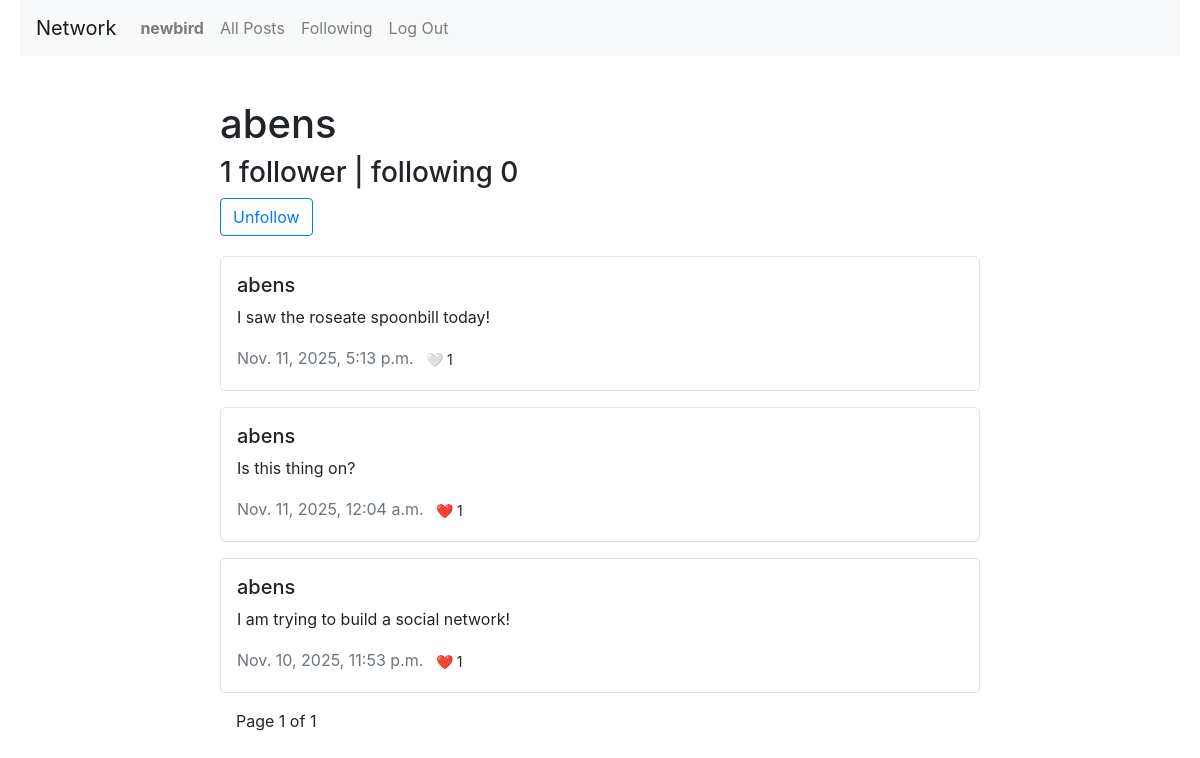
Screenshot of /profile/abens/ (signed in) with the database file from the repository.
### network/models.py (models this page shows, shortened)
class User(AbstractUser):
    following = models.ManyToManyField('self', symmetrical=False, related_name="followers")
    def follower_count(self):
        return self.followers.count()
    def following_count(self):
        return self.following.count()
    def is_following(self, user):
        return self.following.filter(id=user.id).exists()

class Post(models.Model):
    content = models.TextField(max_length=500)
    created = models.DateTimeField(auto_now_add=True)
    modified = models.DateTimeField(auto_now=True)
    is_deleted = models.BooleanField(default=False) #Soft delete
    like = models.ManyToManyField(User, related_name="liked_posts", blank=True)
    parent = models.ForeignKey('self', on_delete=models.CASCADE, related_name="replies", null=True, blank=True) # Allows threads
    user = models.ForeignKey(User, on_delete=models.CASCADE, related_name="posts")
    def like_count(self):
        return self.like.count()
    class Meta:
        ordering = ['-created'] # Sort by most recently created

### network/views.py (the view)
# urls.py: path("profile/<str:username>/",views.profile, name="profile"),
def profile(request, username):
    page_number = request.GET.get('page', 1)
    try:
        profile_user = User.objects.get(username=username)
        posts = Post.objects.filter(user=profile_user)
        p = Paginator(posts,10)
        try:
            page = p.page(int(page_number))
        except:
            page = p.page(1)
        is_following = False
        if request.user.is_authenticated:
            is_following = request.user.is_following(profile_user)
        return render(request, "network/profile.html", {
            "profile_user": profile_user,
            "page": page,
            "is_following": is_following
        })
    except User.DoesNotExist:
        return render(request, "network/error.html", {
            "message": f"User {username} was not found."
        })

### network/templates/network/profile.html (shortened to what this page needs)
{% extends "network/layout.html" %}
{% block body %}
    <div class="container mt-4">
        <h1>{{ profile_user.username }}</h1>
        <h3 id="followers">{{ profile_user.follower_count }} follower{{ profile_user.follower_count|pluralize }} | following {{ profile_user.following_count }}</h3>
        {% if user.is_authenticated and user != profile_user %}
            <button id="follow-btn"
                    data-username="{{ profile_user.username }}"
                    class="btn {% if is_following %}btn-outline-primary{% else %}btn-primary{% endif %}">
                {% if is_following %}Unfollow{% else %}Follow{% endif %}
            </button>
        {% endif %}
        <div class="posts">
            {% for post in page %}
                <div class="post mb-3 p-3 border">
                    <h5>{{ post.user.username }}</h5>
                    <p>{{ post.content }}</p>
                    <span class="username text-muted">{{ post.created }}</span>
                    {% if user.is_authenticated %}
                        <button class="btn btn-sm like-btn"
                                data-post-id="{{ post.id }}">
                            <span class="heart">{% if user in post.like.all %}❤️{% else %}🤍{% endif %}</span>
                            <span class="like-count">{{ post.like_count }}</span>
                        </button>
                    {% else %}
                        <span class="likes ml-3">🤍 {{ post.like_count }}</span>
                    {% endif %}
                </div>
            {% endfor %}
        </div>
        <div class="pagination mt-3">
            <span class="mx-3">Page {{ page.number }} of {{ page.paginator.num_pages }}</span>
        </div>
    </div>
{% endblock %}

### network/templates/network/layout.html (shortened to what this page needs)
{% load static %}
<!DOCTYPE html>
<html lang="en">
    <head>
        <link rel="stylesheet" href="https://stackpath.bootstrapcdn.com/bootstrap/4.4.1/css/bootstrap.min.css">
        <link href="{% static 'network/styles.css' %}" rel="stylesheet">
    </head>
    <body>
        <nav class="navbar navbar-expand-lg navbar-light bg-light">
            <a class="navbar-brand" href="#">Network</a>
            <div>
              <ul class="navbar-nav mr-auto">
                {% if user.is_authenticated %}
                    <li class="nav-item">
                        <a class="nav-link" href="#"><strong>{{ user.username }}</strong></a>
                    </li>
                {% endif %}
                <li class="nav-item">
                  <a class="nav-link" href="{% url 'index' %}">All Posts</a>
                </li>
                {% if user.is_authenticated %}
                    <li class="nav-item">
                        <a class="nav-link" href="{% url 'following' %}">Following</a>
                    </li>
                    <li class="nav-item">
                        <a class="nav-link" href="{% url 'logout' %}">Log Out</a>
                    </li>
                {% endif %}
              </ul>
            </div>
          </nav>
        <div class="body">
            {% block body %}
            {% endblock %}
        </div>
    </body>
</html>

### network/static/network/styles.css (style rules this page uses)
body { margin-top: 0; margin-left: 20px; margin-right: 20px; margin-bottom: 20px; }
.container { max-width: 800px; margin: 0 auto; padding: 20px; }
.posts { margin-top: 20px; }
.post { margin-bottom: 15px; padding: 15px; border: 1px solid #ddd; border-radius: 5px; }
.like-btn { border: none; background: none; }

### rows the page displays
User: username "newbird"
User: username "abens", follower_count "1", following_count "0"
Post: user.username "abens", content "I saw the roseate spoonbill today!", created "Nov. 11, 2025, 5:13 p.m.", like_count "1"
Post: user.username "abens", content "Is this thing on?", created "Nov. 11, 2025, 12:04 a.m.", like_count "1"
Post: user.username "abens", content "I am trying to build a social network!", created "Nov. 10, 2025, 11:53 p.m.", like_count "1"

### other values shown
{{ page.number }} "1"
{{ page.paginator.num_pages }} "1"
